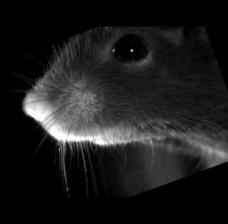
#> input picture ViT-pytorch/Registration/Test_img9160_rotate_rescale_augmented.jpg, 228 x 224 px; the run also reads 1 picture not shown here
$ jupyter execute Registration_ORB.ipynb
#> lines starting #> are read from the running program, lines starting #| are printed output that depends on the picture
[cell 1]
#Apply ORB detection and registration to single image, including showing which points will be aligned

import cv2
import numpy as np
from matplotlib import pyplot as plt
from skimage.color import rgb2gray
from skimage import io
import os

# --- Load the sequence
image1 = io.imread('Test_img9160_rotate_rescale_augmented.jpg')
#> image1 is the input picture: shape (224, 228, 3); min 0, max 255, mean 28.5
image0 = io.imread('Target_img9160_pad_rescale_augmented.jpg')
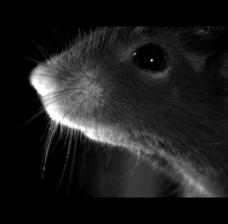
#> input picture ViT-pytorch/Registration/Target_img9160_pad_rescale_augmented.jpg, 228 x 224 px
#> image0 is the input picture: shape (224, 228, 3); min 0, max 255, mean 29.5

# --- Convert the images to gray level: color is not supported.
image0_gray = rgb2gray(image0)
image1_gray = rgb2gray(image1)

# Convert images to uint8
image0_gray_uint8 = (image0_gray * 255).astype(np.uint8)
image1_gray_uint8 = (image1_gray * 255).astype(np.uint8)

# --- Feature matching using ORB
orb = cv2.ORB_create()

# Find the keypoints and descriptors with ORB
kp1, des1 = orb.detectAndCompute(image0_gray_uint8, None)
#> kp1 = 331 keypoints; strongest (x, y, size): (151, 60, 31), (59, 123, 31), (59, 125, 37.2), (61, 124, 31)
kp2, des2 = orb.detectAndCompute(image1_gray_uint8, None)
#> kp2 = 325 keypoints; strongest (x, y, size): (66, 143, 31), (131, 50, 31), (67, 143, 37.2), (64, 141, 31)

# Create BFMatcher object
bf = cv2.BFMatcher(cv2.NORM_HAMMING, crossCheck=True)

# Match descriptors
matches = bf.match(des1, des2)
#> matches = 206 matches

# Sort them in the order of their distance
matches = sorted(matches, key=lambda x: x.distance)

# Draw first 10 matches (for visualization purposes)
img_matches = cv2.drawMatches(image0_gray_uint8, kp1, image1_gray_uint8, kp2, matches[:10], None, flags=cv2.DrawMatchesFlags_NOT_DRAW_SINGLE_POINTS)
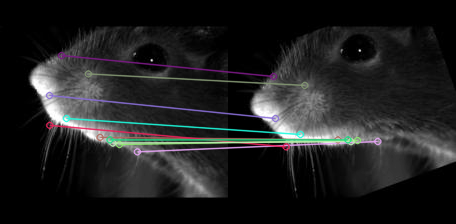
#> img_matches: shape (224, 456, 3); mean of channels 0, 1, 2 31, 31.5, 31.6; drawn as R, G, B

# --- Estimate homography matrix using matched features
src_pts = np.float32([kp1[m.queryIdx].pt for m in matches]).reshape(-1, 1, 2)
#> src_pts = 206 rows, first 8: [136.9, 151.4], [99.53, 136.9], [61, 55], [49.2, 124.8], [119, 144], [49, 95], [66, 118], [87.84, 73.44]
dst_pts = np.float32([kp2[m.trainIdx].pt for m in matches]).reshape(-1, 1, 2)
#> dst_pts = 206 rows, first 8: [149.3, 141], [109.5, 139.3], [45, 76], [57.6, 146.4], [129, 140], [47, 118], [72, 134], [76.32, 84.96]

M, mask = cv2.findHomography(dst_pts, src_pts, cv2.RANSAC, 5.0)
#> M = [[0.96, -0.332, 43.41], [0.354, 0.967, -34.6], [1.15e-05, 0.000121, 1]]; mask = 206 values, max 1 at index 0, min 0 at index 40, mean 0.956

# --- Warp image1 to image0 using the homography matrix
image1_warp = cv2.warpPerspective(image1, M, (image0.shape[1], image0.shape[0]))

# --- Build RGB images for visualization
nr, nc = image0.shape[:2]
#> nr = 224; nc = 228

# build an RGB image with the unregistered sequence
seq_im = np.zeros((nr, nc, 3))
seq_im[..., 0] = image1_gray
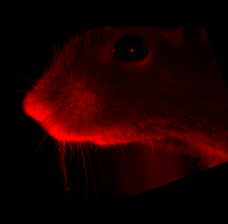
#> seq_im: shape (224, 228, 3) float64; mean of channels 0, 1, 2 0.112, 0, 0; drawn as R, G, B
seq_im[..., 1] = image0_gray
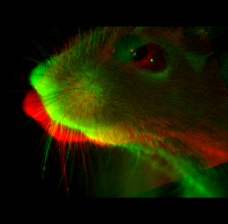
#> seq_im: shape (224, 228, 3) float64; mean of channels 0, 1, 2 0.112, 0.116, 0; drawn as R, G, B
seq_im[..., 2] = image0_gray
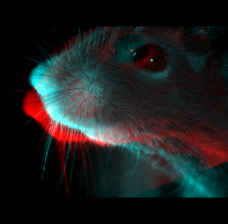
#> seq_im: shape (224, 228, 3) float64; mean of channels 0, 1, 2 0.112, 0.116, 0.116; drawn as R, G, B

# build an RGB image with the registered sequence
reg_im = np.zeros((nr, nc, 3))
reg_im[..., 0] = rgb2gray(image1_warp)
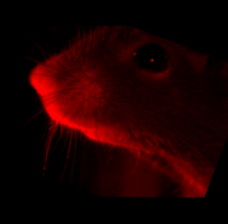
#> reg_im: shape (224, 228, 3) float64; mean R, G, B 0.112, 0, 0
reg_im[..., 1] = image0_gray
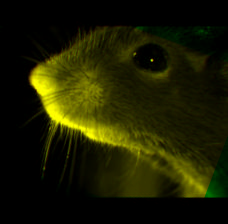
#> reg_im: shape (224, 228, 3) float64; mean R, G, B 0.112, 0.116, 0
reg_im[..., 2] = image0_gray

# build an RGB image with the target sequence
target_im = np.zeros((nr, nc, 3))
target_im[..., 0] = image0_gray
target_im[..., 1] = image0_gray
target_im[..., 2] = image0_gray

# Use the actual warped image for final display without converting to grayscale
final_reg_im = image1_warp

# --- Show the result
fig, (ax0, ax1, ax2, ax3, ax4) = plt.subplots(5, 1, figsize=(10, 25))

ax0.imshow(seq_im)
ax0.set_title("Unregistered sequence")
ax0.set_axis_off()

ax1.imshow(reg_im)
ax1.set_title("Registered sequence using ORB")
ax1.set_axis_off()

ax2.imshow(target_im)
ax2.set_title("Target")
ax2.set_axis_off()

ax3.imshow(img_matches)
ax3.set_title("Feature Matches")
ax3.set_axis_off()

ax4.imshow(final_reg_im)
ax4.set_title("Final Registered Image")
ax4.set_axis_off()

fig.tight_layout()
plt.show()

[cell 2]
#apply ORB detection and registration to a list of images in a folder, and show original image, registered image, and target

# Load the target image
image0 = io.imread('Target_img9160_resized_image_224x224.jpg')
image0_gray = rgb2gray(image0)
#> image0_gray: shape (224, 224) float64

# Paths to the folders containing images
folder_path = 'Modified_images'
registered_folder_path = 'Registered_Images'
os.makedirs(registered_folder_path, exist_ok=True)
images = [img for img in os.listdir(folder_path) if img.lower().endswith(('.png', '.jpg', '.jpeg')) and not img.startswith('.')]

# Prepare the figure for plotting
fig, axs = plt.subplots(len(images), 3, figsize=(10, 5 * len(images)))

for i, img_name in enumerate(images):
    image_path = os.path.join(folder_path, img_name)
    image1 = io.imread(image_path)
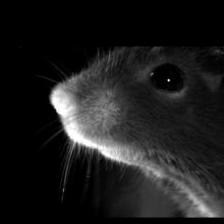
#> input picture ViT-pytorch/Registration/Modified_images/Shifted_Target_img_224x224_L_img9799.jpg, 224 x 224 px
#> image1 is the input picture: shape (224, 224, 3); min 0, max 255, mean 29
    image1_gray = rgb2gray(image1)
#> image1_gray: shape (224, 224) float64

    # Convert images to uint8
    image0_gray_uint8 = (image0_gray * 255).astype(np.uint8)
#> image0_gray_uint8: shape (224, 224)
    image1_gray_uint8 = (image1_gray * 255).astype(np.uint8)
#> image1_gray_uint8: shape (224, 224)

    # --- Feature matching using ORB
    orb = cv2.ORB_create()

    # Find the keypoints and descriptors with ORB
    kp1, des1 = orb.detectAndCompute(image0_gray_uint8, None)
#> kp1 = 304 keypoints; strongest (x, y, size): (58, 124, 31), (58, 125, 37.2), (60, 124, 31), (55, 124, 37.2)
    kp2, des2 = orb.detectAndCompute(image1_gray_uint8, None)
#> kp2 = 335 keypoints; strongest (x, y, size): (168, 80, 31), (76, 145, 31), (74, 141, 31), (55, 100, 53.6)

    # Create BFMatcher object
    bf = cv2.BFMatcher(cv2.NORM_HAMMING, crossCheck=True)

    # Match descriptors
    matches = bf.match(des1, des2)
#> matches = 124 matches

    # Sort them in the order of their distance
    matches = sorted(matches, key=lambda x: x.distance)

    # Estimate homography matrix using matched features
    src_pts = np.float32([kp1[m.queryIdx].pt for m in matches]).reshape(-1, 1, 2)
#> src_pts = 124 rows, first 8: [99.53, 136.9], [98.5, 138.2], [93.31, 109.9], [116.4, 144], [132.5, 53.28], [51, 98], [90, 128], [66, 117.6]
    dst_pts = np.float32([kp2[m.trainIdx].pt for m in matches]).reshape(-1, 1, 2)
#> dst_pts = 124 rows, first 8: [116.1, 155.5], [117.5, 157.2], [112, 128.6], [129.6, 162.7], [151.2, 73.44], [71, 118], [107, 146], [84, 137]

    M, mask = cv2.findHomography(dst_pts, src_pts, cv2.RANSAC, 5.0)
#> M = [[0.932, 0.00661, -18.81], [-0.03, 0.907, -11.44], [-0.000322, -0.000254, 1]]; mask = 124 values, max 1 at index 0, min 0 at index 32, mean 0.871

    # Warp image1 to image0 using the homography matrix
    image1_warp = cv2.warpPerspective(image1, M, (image0.shape[1], image0.shape[0]))
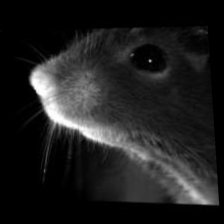
#> image1_warp: shape (224, 224, 3); min 0, max 255, mean 31

    # Save the registered image
    save_path = os.path.join(registered_folder_path, f"registered_{img_name}")
    plt.imsave(save_path, image1_warp)

    # Display the images
    axs[i, 0].imshow(image1_gray, cmap='gray')
    axs[i, 0].set_title("Unregistered", pad=20)
    axs[i, 0].set_axis_off()

    axs[i, 1].imshow(rgb2gray(image1_warp), cmap='gray')
    axs[i, 1].set_title("Registered", pad=20)
    axs[i, 1].set_axis_off()

    axs[i, 2].imshow(image0_gray, cmap='gray')
    axs[i, 2].set_title("Target", pad=20)
    axs[i, 2].set_axis_off()

    # Place image name above the plots
    axs[i, 1].annotate(img_name, (0.5, 1), xycoords='axes fraction', ha='center', va='bottom', fontsize=12, xytext=(0, 5), textcoords='offset points')
#> pass 2 of the loop `for i, img_name in enumerate(images):`:
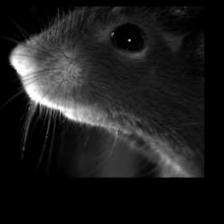
#> input picture ViT-pytorch/Registration/Modified_images/Shifted_Target_img_224x224_R_img9799.jpg, 224 x 224 px
#> image1 is the input picture: shape (224, 224, 3); min 0, max 255, mean 29.3
#> `kp2, des2 = orb.detectAndCompute(image1_gray_uint8, None)`: kp2 = 258 keypoints; strongest (x, y, size): (38, 104, 31), (129, 40, 31), (36, 102, 31), (42, 105, 31)
#> `matches = bf.match(des1, des2)`: matches = 146 matches
#> `src_pts = np.float32([kp1[m.queryIdx].pt for m in matches]).reshape(-1..`: src_pts = 146 rows, first 8: [121, 139.7], [107, 139.3], [74, 126], [110.9, 142.6], [117, 144], [92.16, 136.8], [99.53, 136.9], [145.2, 151.4]
#> `dst_pts = np.float32([kp2[m.trainIdx].pt for m in matches]).reshape(-1..`: dst_pts = 146 rows, first 8: [100.8, 119.5], [87.09, 119.4], [54, 106], [90.72, 122.4], [97, 124], [72, 116.6], [79.63, 117], [124.4, 130.6]
#> `M, mask = cv2.findHomography(dst_pts, src_pts, cv2.RANSAC, 5.0)`: M = [[1, 0.0026, 19.72], [0.00143, 1, 19.89], [1.88e-05, 1.07e-05, 1]]; mask = 146 values, max 1 at index 0, min 0 at index 100, mean 0.959
#> `image1_warp = cv2.warpPerspective(image1, M, (image0.shape[1], image0...`:
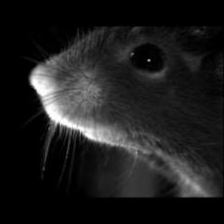
#> image1_warp: shape (224, 224, 3); min 0, max 255, mean 29.1
#> pass 3 of the loop `for i, img_name in enumerate(images):`:
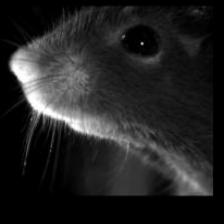
#> input picture ViT-pytorch/Registration/Modified_images/modified_image_img9799.jpg, 224 x 224 px
#> image1 is the input picture: shape (224, 224, 3); min 0, max 255, mean 35.1
#> `kp2, des2 = orb.detectAndCompute(image1_gray_uint8, None)`: kp2 = 252 keypoints; strongest (x, y, size): (41, 115, 31), (142, 43, 31), (38, 113, 37.2), (39, 112, 31)
#> `matches = bf.match(des1, des2)`: matches = 131 matches
#> `src_pts = np.float32([kp1[m.queryIdx].pt for m in matches]).reshape(-1..`: src_pts = 131 rows, first 8: [99.53, 136.9], [110.9, 142.6], [107.8, 141], [99.53, 136.9], [90, 136], [55.2, 123.6], [92.4, 136.8], [55, 124]
#> `dst_pts = np.float32([kp2[m.trainIdx].pt for m in matches]).reshape(-1..`: dst_pts = 131 rows, first 8: [87.09, 128.6], [100.2, 134.8], [97.04, 131.9], [87.09, 129.4], [76.8, 127.2], [38.4, 112.8], [79.2, 128.2], [38, 114]
#> `M, mask = cv2.findHomography(dst_pts, src_pts, cv2.RANSAC, 5.0)`: M = [[0.906, 0.0116, 19.73], [-0.0024, 0.918, 20.3], [-4.22e-05, 9.48e-05, 1]]; mask = 131 values, max 1 at index 0, min 0 at index 118, mean 0.969
#> `image1_warp = cv2.warpPerspective(image1, M, (image0.shape[1], image0...`:
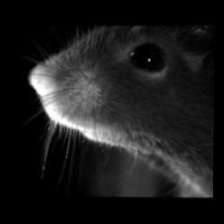
#> image1_warp: shape (224, 224, 3); min 0, max 255, mean 28.6

# Adjust the space between rows of images
plt.subplots_adjust(hspace=0.1)
plt.show()
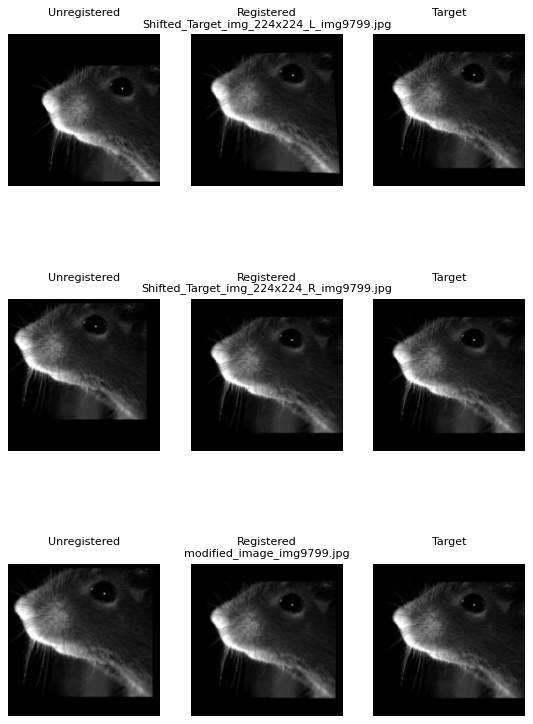
#> figure drawn by matplotlib, 9 panels
